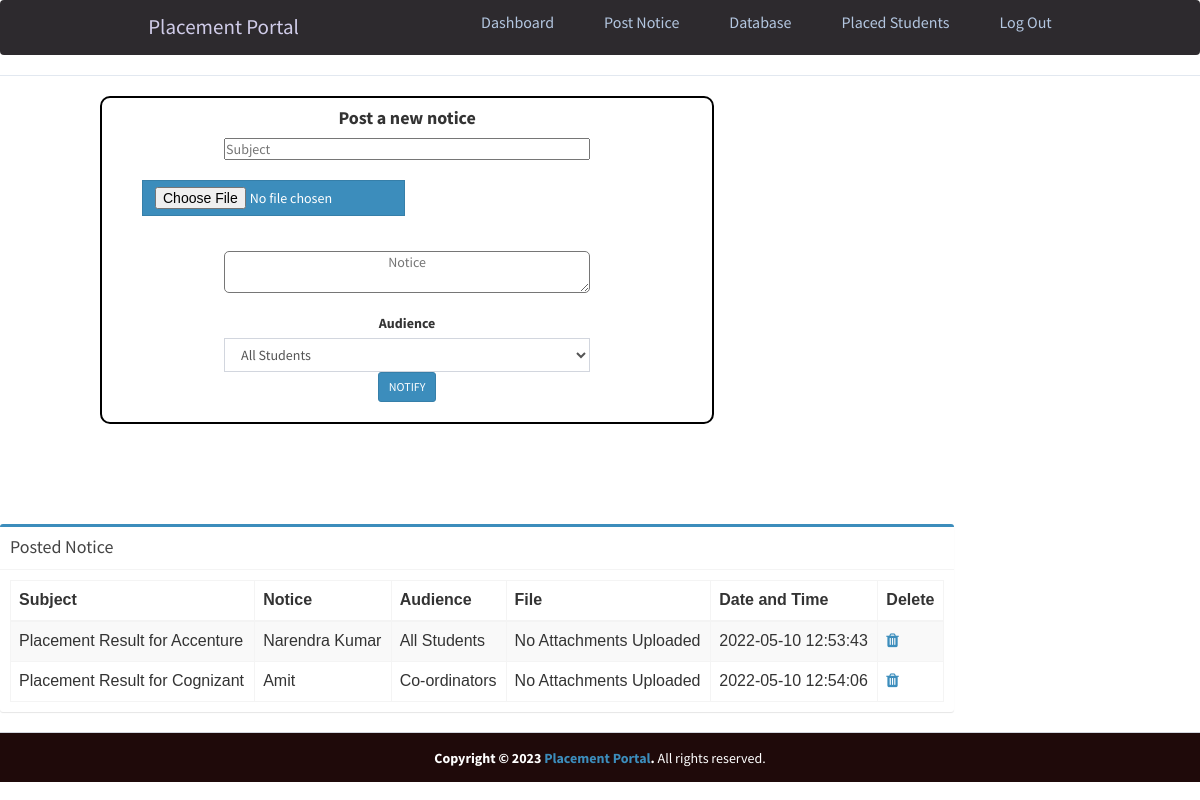
The app's page /admin/postnotice.php, older data.
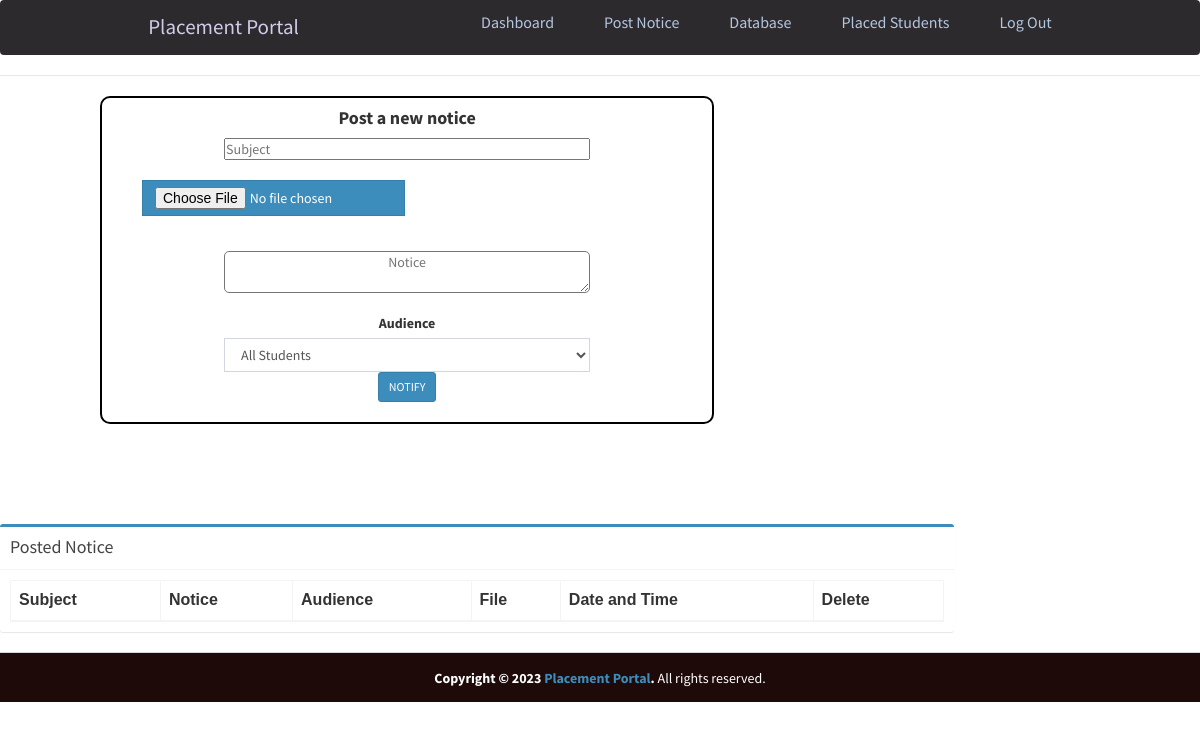
The same page, newer data.
### tables this page shows
CREATE TABLE `notice` (
  `id` int(11) NOT NULL,
  `subject` varchar(250) NOT NULL,
  `notice` varchar(255) DEFAULT NULL,
  `audience` varchar(255) DEFAULT NULL,
  `date` datetime DEFAULT NULL,
  `noticefile` varchar(255) NOT NULL,
  `hash` varchar(255) DEFAULT NULL
);

### admin/postnotice.php (the view, shortened to what the changed rows need)
<?php
require_once("../db.php");
?>
<!DOCTYPE html>
<html>
<head>
    <link rel="stylesheet" href="https://cdnjs.cloudflare.com/ajax/libs/twitter-bootstrap/3.3.7/css/bootstrap.min.css">
    <link rel="stylesheet" href="https://cdnjs.cloudflare.com/ajax/libs/font-awesome/4.7.0/css/font-awesome.min.css">
    <link rel="stylesheet" href="https://cdnjs.cloudflare.com/ajax/libs/ionicons/2.0.1/css/ionicons.min.css">
    <link rel="stylesheet" href="css/AdminLTE.min.css">
    <link rel="stylesheet" href="css/_all-skins.min.css">
    <link rel="stylesheet" href="css/custom.css">
</head>
<body class="hold-transition skin-green sidebar-mini">
    <div class="row">
        <div class="col-xs-5 responsive2 ">
            <div class="box box-primary ">
                <div class="box-body">
                    <table id="example1" class="table table-bordered table-striped">
                        <thead>
                            <tr>
                                <th>Subject</th>
                                <th>Notice</th>
                                <th>Audience</th>
                                <th>File</th>
                                <th>Date and Time</th>
                                <th>Delete</th>
                            </tr>
                        </thead>
                        <tbody>
                            <?php
                            $sql = "SELECT * FROM notice ";
                            $result = $conn->query($sql);
                            if ($result->num_rows > 0) {
                                while ($row = $result->fetch_assoc()) {
                                    ?>
                                    <td>
                                        <?php echo $row['subject']; ?>
                                    </td>
                                    <td>
                                        <?php echo $row['notice']; ?>
                                    </td>
                                    <td>
                                        <?php echo $row['audience']; ?>
                                    </td>
                                    <?php if ($row['noticefile'] != '') { ?>
                                                <td><a href="../uploads/noticefile/<?php echo $row['noticefile']; ?>"
                                                            download="<?php echo 'Notice'; ?>"><i class="fa fa-file"></i></a></td>
                                    <?php } else { ?>
                                                                                                                                                                                                                                                                                                                                                                                                                                                                                                                                                                                                                                                                                                                                                                                                                            <td>No Attachments Uploaded</td>
                                    <?php } ?>
                                    <td>
                                        <?php echo $row['date']; ?>
                                    </td>
                                    <td><a id="delete" href="deletenotice.php?id=<?php echo $row['id']; ?>"><i
                                                class="fa fa-trash"></i></a></td>
                                    <?php
                                }
                            }
                            ?>
                        </tbody>
                    </table>
                </div>
            </div>
        </div>
    </div>
</body>
</html>

Row changes from the older to the newer data that the page shows:
removed notice: subject "Placement Result for Accenture", notice "Narendra Kumar", audience "All Students", shows "No Attachments Uploaded", date "2022-05-10 12:53:43"
removed notice: subject "Placement Result for Cognizant", notice "Amit", audience "Co-ordinators", shows "No Attachments Uploaded", date "2022-05-10 12:54:06"
